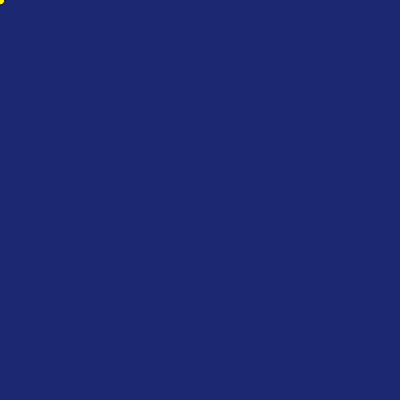
Frame 1 (no input)
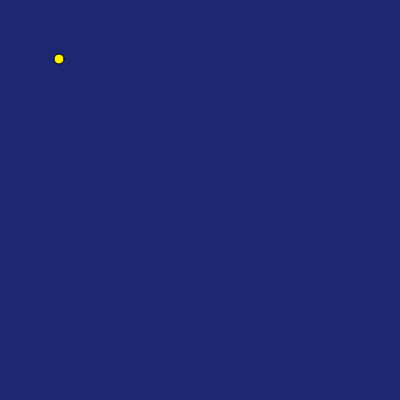
Frame 60 (no input)
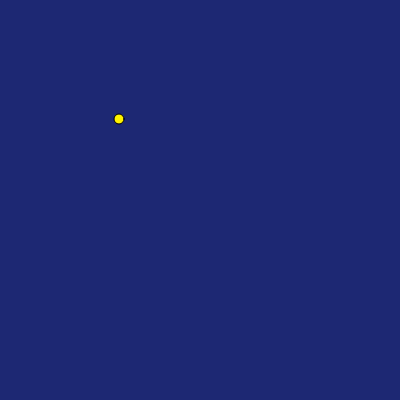
Frame 120 (the mouse pressed at the canvas centre since frame 60)

The p5.js sketch that drew these frames (run headless with seeded random() and noise() and a simulated clock; from frame 60 on, the mouse is pressed at the canvas centre):

// p5.js sketch
// ── sketch.js
let x = 0;
let y = 0;

function setup(){
	createCanvas(400, 400);
	
	fill(255, 242, 0);

}

function draw(){
	background(29, 40, 115);
	ellipse(x, y, 10, 10);

	x++;
	y++;
}
